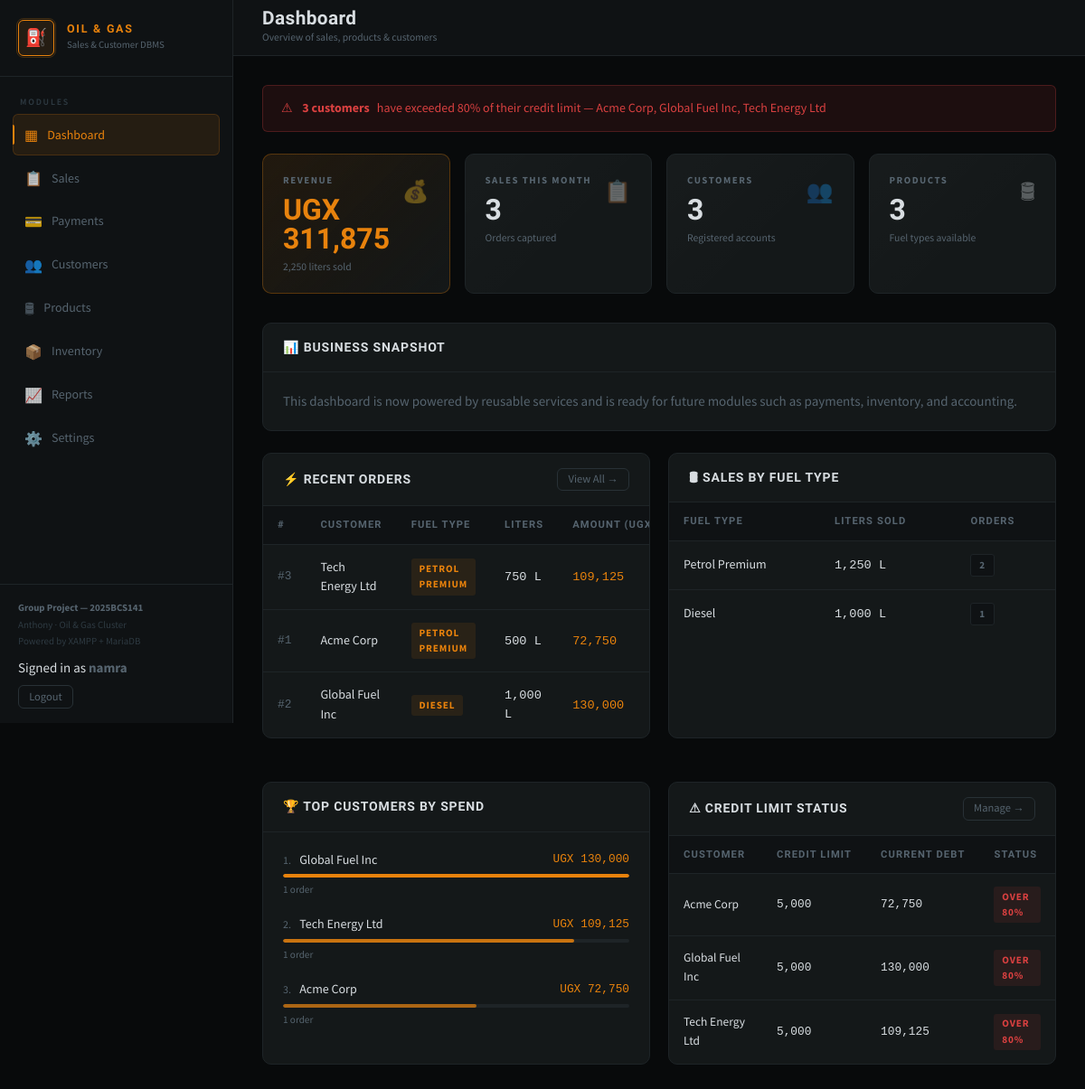
The page / (signed in) on the database its author committed.
### tables this page shows
CREATE TABLE SalesOrders (
    OrderID INTEGER PRIMARY KEY AUTOINCREMENT,
    CustomerID INTEGER NOT NULL,
    ProductID INTEGER NOT NULL,
    OrderDate TIMESTAMP DEFAULT CURRENT_TIMESTAMP,
    QuantityLiters DECIMAL(15, 2) NOT NULL,
    FOREIGN KEY (CustomerID) REFERENCES Customers(CustomerID),
    FOREIGN KEY (ProductID) REFERENCES Products(ProductID)
);

CREATE TABLE Customers (
    CustomerID INTEGER PRIMARY KEY AUTOINCREMENT,
    CustomerName VARCHAR(100) NOT NULL,
    Email VARCHAR(100),
    Phone VARCHAR(20),
    Address VARCHAR(255),
    CreatedAt TIMESTAMP DEFAULT CURRENT_TIMESTAMP
, CreditLimit DECIMAL(10, 2) DEFAULT 5000);

CREATE TABLE Products (
    ProductID INTEGER PRIMARY KEY AUTOINCREMENT,
    FuelType VARCHAR(50) NOT NULL,
    UnitPrice DECIMAL(10, 2) NOT NULL,
    Description VARCHAR(255),
    CreatedAt TIMESTAMP DEFAULT CURRENT_TIMESTAMP
);

### services/AuthService.php (called while the page is built, shortened)
<?php
class AuthService
{
    public static function isLoggedIn(): bool
    {
        return !empty($_SESSION['employer_logged_in']);
    }
}

### auth.php (called while the page is built, shortened)
<?php
require_once __DIR__ . '/services/AuthService.php';
function is_logged_in(): bool {
    return AuthService::isLoggedIn();
}

### services/DashboardService.php (called while the page is built, shortened)
<?php
class DashboardService
{
    private PDO $pdo;
    public function __construct(PDO $pdo)
    {
        $this->pdo = $pdo;
    }
    public function getDashboardStats(): array
    {
        $totalCustomers = (int) $this->pdo->query('SELECT COUNT(*) FROM Customers')->fetchColumn();
        $totalProducts = (int) $this->pdo->query('SELECT COUNT(*) FROM Products')->fetchColumn();
        $totalOrders = (int) $this->pdo->query('SELECT COUNT(*) FROM SalesOrders')->fetchColumn();
        $totalRevenue = (float) $this->pdo->query(
            'SELECT COALESCE(SUM(O.QuantityLiters * P.UnitPrice), 0) FROM SalesOrders O JOIN Products P ON O.ProductID = P.ProductID'
        )->fetchColumn();
        $totalLiters = (float) $this->pdo->query('SELECT COALESCE(SUM(QuantityLiters), 0) FROM SalesOrders')->fetchColumn();
        return [
            'customers' => $totalCustomers,
            'products' => $totalProducts,
            'orders' => $totalOrders,
            'revenue' => $totalRevenue,
            'liters' => $totalLiters,
        ];
    }
    public function getRecentOrders(): array
    {
        $sql = "SELECT O.OrderID, O.OrderDate, ROUND(O.QuantityLiters, 0) AS QuantityLiters,
                C.CustomerName, P.FuelType,
                ROUND(O.QuantityLiters * P.UnitPrice, 2) AS TotalAmount
                FROM SalesOrders O
                JOIN Customers C ON O.CustomerID = C.CustomerID
                JOIN Products P ON O.ProductID = P.ProductID
                ORDER BY O.OrderDate DESC LIMIT 5";
        return $this->pdo->query($sql)->fetchAll();
    }
    public function getTopCustomers(): array
    {
        $sql = "SELECT C.CustomerName,
                ROUND(SUM(O.QuantityLiters * P.UnitPrice), 2) AS Total_Spent,
                COUNT(O.OrderID) AS Orders
                FROM SalesOrders O
                JOIN Customers C ON O.CustomerID = C.CustomerID
                JOIN Products P ON O.ProductID = P.ProductID
                GROUP BY C.CustomerID, C.CustomerName
                ORDER BY Total_Spent DESC LIMIT 5";
        return $this->pdo->query($sql)->fetchAll();
    }
    public function getFuelSales(): array
    {
        $sql = "SELECT P.FuelType,
                ROUND(SUM(O.QuantityLiters), 0) AS Total_Liters_Sold,
                COUNT(O.OrderID) AS Number_of_Orders
                FROM SalesOrders O JOIN Products P ON O.ProductID = P.ProductID
                GROUP BY P.FuelType ORDER BY Total_Liters_Sold DESC";
        return $this->pdo->query($sql)->fetchAll();
    }
    public function getCreditAlertCustomers(): array
    {
        $sql = "SELECT CustomerName, CreditLimit,
                (SELECT COALESCE(SUM(O.QuantityLiters * P.UnitPrice), 0)
                 FROM SalesOrders O
                 JOIN Products P ON O.ProductID = P.ProductID
                 WHERE O.CustomerID = Customers.CustomerID) AS Current_Debt
                FROM Customers
                WHERE (SELECT COALESCE(SUM(O.QuantityLiters * P.UnitPrice), 0)
                       FROM SalesOrders O
                       JOIN Products P ON O.ProductID = P.ProductID
                       WHERE O.CustomerID = Customers.CustomerID) > (0.8 * CreditLimit)";
        return $this->pdo->query($sql)->fetchAll();
    }
}

### index.php (the view, shortened to what this page needs)
<?php
require_once 'auth.php';
$page = 'dashboard';
require_once 'services/DashboardService.php';
$db = Database::getInstance();
$pdo = $db->getPdo();
$dashboardService = new DashboardService($pdo);
$stats = $dashboardService->getDashboardStats();
$recent_orders = $dashboardService->getRecentOrders();
$top_customers = $dashboardService->getTopCustomers();
$fuel_sales = $dashboardService->getFuelSales();
$over_limit = $dashboardService->getCreditAlertCustomers();
$max_spend = count($top_customers) > 0 ? $top_customers[0]['Total_Spent'] : 1;
?>
<!DOCTYPE html>
<html lang="en">
<head>
  <link rel="stylesheet" href="assets/style.css">
</head>
<body>
<?php include 'sidebar.php'; ?>
<div class="main">
  <header class="topbar">
    <div class="topbar-left">
      <h1>Dashboard</h1>
      <p class="page-sub">Overview of sales, products &amp; customers</p>
    </div>
  </header>
  <div class="content">
    <?php if (count($over_limit) > 0): ?>
    <div class="alert alert-danger">
      ⚠&nbsp; <strong><?= count($over_limit) ?> customer<?= count($over_limit) > 1 ? 's' : '' ?></strong>
      <?= count($over_limit) > 1 ? 'have' : 'has' ?> exceeded 80% of their credit limit —
      <?= implode(', ', array_column($over_limit, 'CustomerName')) ?>
    </div>
    <?php endif; ?>
    <div class="stats-grid">
      <div class="stat-card highlight">
        <div>
          <div class="stat-label">Revenue</div>
          <div class="stat-value">UGX <?= number_format($stats['revenue'], 0) ?></div>
          <div class="stat-sub"><?= number_format($stats['liters'], 0) ?> liters sold</div>
        </div>
        <div class="stat-icon">💰</div>
      </div>
      <div class="stat-card">
        <div>
          <div class="stat-label">Sales This Month</div>
          <div class="stat-value"><?= $stats['orders'] ?></div>
          <div class="stat-sub">Orders captured</div>
        </div>
        <div class="stat-icon">📋</div>
      </div>
      <div class="stat-card">
        <div>
          <div class="stat-label">Customers</div>
          <div class="stat-value"><?= $stats['customers'] ?></div>
          <div class="stat-sub">Registered accounts</div>
        </div>
        <div class="stat-icon">👥</div>
      </div>
      <div class="stat-card">
        <div>
          <div class="stat-label">Products</div>
          <div class="stat-value"><?= $stats['products'] ?></div>
          <div class="stat-sub">Fuel types available</div>
        </div>
        <div class="stat-icon">🛢</div>
      </div>
    </div>
    <div class="panel">
      <div class="panel-header">
        <span class="panel-title">📊 Business Snapshot</span>
      </div>
      <div class="panel-body">
        <p style="color:var(--text-muted)">This dashboard is now powered by reusable services and is ready for future modules such as payments, inventory, and accounting.</p>
      </div>
    </div>
    <div class="grid-2">
      <div class="panel">
        <div class="panel-header">
          <span class="panel-title">⚡ Recent Orders</span>
          <a href="sales.php" class="btn btn-ghost btn-sm">View All →</a>
        </div>
        <div class="table-wrap">
          <table>
            <thead>
              <tr>
                <th>#</th>
                <th>Customer</th>
                <th>Fuel Type</th>
                <th>Liters</th>
                <th>Amount (UGX)</th>
              </tr>
            </thead>
            <tbody>
              <?php if (empty($recent_orders)): ?>
              <tr><td colspan="5">
                <div class="empty-state"><div class="empty-icon">📭</div><p>No orders yet</p></div>
              </td></tr>
              <?php else: foreach ($recent_orders as $o): ?>
              <tr>
                <td class="td-id">#<?= $o['OrderID'] ?></td>
                <td class="td-primary"><?= htmlspecialchars($o['CustomerName']) ?></td>
                <td><span class="badge badge-accent"><?= htmlspecialchars($o['FuelType']) ?></span></td>
                <td class="td-mono"><?= number_format($o['QuantityLiters'], 0) ?> L</td>
                <td class="td-mono" style="color:var(--accent)"><?= number_format($o['TotalAmount'], 0) ?></td>
              </tr>
              <?php endforeach; endif; ?>
            </tbody>
          </table>
        </div>
      </div>
      <div class="panel">
        <div class="panel-header">
          <span class="panel-title">🛢 Sales by Fuel Type</span>
        </div>
        <div class="table-wrap">
          <table>
            <thead>
              <tr>
                <th>Fuel Type</th>
                <th>Liters Sold</th>
                <th>Orders</th>
              </tr>
            </thead>
            <tbody>
              <?php if (empty($fuel_sales)): ?>
              <tr><td colspan="3"><div class="empty-state"><div class="empty-icon">📊</div><p>No data</p></div></td></tr>
              <?php else: foreach ($fuel_sales as $f): ?>
              <tr>
                <td class="td-primary"><?= htmlspecialchars($f['FuelType']) ?></td>
                <td class="td-mono"><?= number_format($f['Total_Liters_Sold'], 0) ?> L</td>
                <td><span class="badge badge-muted"><?= $f['Number_of_Orders'] ?></span></td>
              </tr>
              <?php endforeach; endif; ?>
            </tbody>
          </table>
        </div>
      </div>
    </div>
    <div class="grid-2">
      <div class="panel">
        <div class="panel-header">
          <span class="panel-title">🏆 Top Customers by Spend</span>
        </div>
        <div class="panel-body">
          <?php if (empty($top_customers)): ?>
          <div class="empty-state"><div class="empty-icon">👥</div><p>No customer data</p></div>
          <?php else: foreach ($top_customers as $i => $c):
            $pct = $max_spend > 0 ? ($c['Total_Spent'] / $max_spend * 100) : 0;
          ?>
          <div style="margin-bottom:1.125rem">
            <div style="display:flex;justify-content:space-between;align-items:center;margin-bottom:5px">
              <span style="font-size:.875rem;font-weight:500">
                <span style="color:var(--text-muted);font-size:.75rem;margin-right:.4rem"><?= $i+1 ?>.</span>
                <?= htmlspecialchars($c['CustomerName']) ?>
              </span>
              <span style="font-family:'Courier New',monospace;font-size:.8rem;color:var(--accent)">
                UGX <?= number_format($c['Total_Spent'], 0) ?>
              </span>
            </div>
            <div class="credit-bar-track">
              <div class="credit-bar-fill"
                   style="width:<?= round($pct) ?>%;background:var(--accent);opacity:<?= 1 - ($i * 0.15) ?>">
              </div>
            </div>
            <span class="credit-pct"><?= $c['Orders'] ?> order<?= $c['Orders'] != 1 ? 's' : '' ?></span>
          </div>
          <?php endforeach; endif; ?>
        </div>
      </div>
      <div class="panel">
        <div class="panel-header">
          <span class="panel-title">⚠ Credit Limit Status</span>
          <a href="customers.php" class="btn btn-ghost btn-sm">Manage →</a>
        </div>
        <div class="table-wrap">
          <table>
            <thead>
              <tr>
                <th>Customer</th>
                <th>Credit Limit</th>
                <th>Current Debt</th>
                <th>Status</th>
              </tr>
            </thead>
            <tbody>
              <?php
              $all_credit = $pdo->query(
                  "SELECT CustomerName, CreditLimit,
                          (SELECT COALESCE(SUM(O.QuantityLiters * P.UnitPrice),0)
                           FROM SalesOrders O
                           JOIN Products P ON O.ProductID = P.ProductID
                           WHERE O.CustomerID = Customers.CustomerID) AS Current_Debt
                   FROM Customers"
              )->fetchAll();
              if (empty($all_credit)):
              ?>
              <tr><td colspan="4"><div class="empty-state"><p>No customers</p></div></td></tr>
              <?php else: foreach ($all_credit as $c):
                $ratio = $c['CreditLimit'] > 0 ? ($c['Current_Debt'] / $c['CreditLimit']) : 0;
                if ($ratio > 0.8) { $badge = 'badge-danger'; $label = 'Over 80%'; }
                elseif ($ratio > 0.5) { $badge = 'badge-warning'; $label = 'Moderate'; }
                else { $badge = 'badge-success'; $label = 'Good'; }
              ?>
              <tr>
                <td class="td-primary" style="font-size:.84rem"><?= htmlspecialchars($c['CustomerName']) ?></td>
                <td class="td-mono" style="font-size:.8rem"><?= number_format($c['CreditLimit'], 0) ?></td>
                <td class="td-mono" style="font-size:.8rem"><?= number_format($c['Current_Debt'], 0) ?></td>
                <td><span class="badge <?= $badge ?>"><?= $label ?></span></td>
              </tr>
              <?php endforeach; endif; ?>
            </tbody>
          </table>
        </div>
      </div>
    </div>
  </div>
</div>
</body>
</html>

### sidebar.php
<?php
$page = $page ?? '';
require_once 'auth.php';
?>
<aside class="sidebar">
  <div class="sidebar-scroll">
    <div class="sidebar-logo">
      <div class="logo-badge">⛽</div>
      <div class="logo-text">
        <span class="logo-name">Oil &amp; Gas</span>
        <span class="logo-sub">Sales &amp; Customer DBMS</span>
      </div>
    </div>
    <?php include 'includes/navigation.php'; ?>
    <div class="sidebar-footer">
      <p><strong>Group Project — 2025BCS141</strong><br>
         Anthony · Oil &amp; Gas Cluster<br>
         Powered by XAMPP + MariaDB</p>
      <?php if (is_logged_in()): ?>
        <div style="margin-top:.5rem">Signed in as <strong><?= htmlspecialchars($_SESSION['employer_username'] ?? 'Employer') ?></strong></div>
        <div style="margin-top:.5rem"><a href="logout.php" class="btn btn-ghost btn-sm">Logout</a></div>
      <?php else: ?>
        <div style="margin-top:.5rem"><a href="login.php" class="btn btn-ghost btn-sm">Employer Login</a></div>
      <?php endif; ?>
    </div>
  </div>
</aside>

### includes/navigation.php (shortened to what this page needs)
<?php
require_once dirname(__DIR__) . '/auth.php';
$modules = [
    ['label' => 'Dashboard', 'page' => 'dashboard', 'url' => 'index.php', 'icon' => '▦'],
    ['label' => 'Sales', 'page' => 'sales', 'url' => 'sales.php', 'icon' => '📋'],
    ['label' => 'Payments', 'page' => 'payments', 'url' => 'payments.php', 'icon' => '💳'],
    ['label' => 'Customers', 'page' => 'customers', 'url' => 'customers.php', 'icon' => '👥'],
    ['label' => 'Products', 'page' => 'products', 'url' => 'products.php', 'icon' => '🛢'],
    ['label' => 'Inventory', 'page' => 'inventory', 'url' => 'inventory.php', 'icon' => '📦'],
    ['label' => 'Reports', 'page' => 'reports', 'url' => 'reports.php', 'icon' => '📈'],
];
$modules[] = ['label' => 'Settings', 'page' => 'settings', 'url' => 'settings.php', 'icon' => '⚙️'];
?>
<div class="sidebar-section">
  <span class="sidebar-label">Modules</span>
  <?php foreach ($modules as $module): ?>
    <?php $active = ($page ?? '') === $module['page']; ?>
    <a href="<?= htmlspecialchars($module['url']) ?>" class="nav-item <?= $active ? 'active' : '' ?>">
      <span class="nav-icon"><?= htmlspecialchars($module['icon']) ?></span> <?= htmlspecialchars($module['label']) ?>
    </a>
  <?php endforeach; ?>
</div>

### rows shown on the page
salesorders: OrderID "3", CustomerID.CustomerName "Tech Energy Ltd", ProductID.FuelType "PETROL PREMIUM", QuantityLiters "750", TotalAmount "109,125"
salesorders: OrderID "1", CustomerID.CustomerName "Acme Corp", ProductID.FuelType "PETROL PREMIUM", QuantityLiters "500", TotalAmount "72,750"
salesorders: OrderID "2", CustomerID.CustomerName "Global Fuel Inc", ProductID.FuelType "DIESEL", QuantityLiters "1,000", TotalAmount "130,000"

### other values the page prints
$module['icon'] "▦"
$module['label'] "Dashboard"
$module['icon'] "📋"
$module['label'] "Sales"
$module['icon'] "💳"
$module['label'] "Payments"
$module['icon'] "👥"
$module['label'] "Customers"
$module['icon'] "🛢"
$module['label'] "Products"
$module['icon'] "📦"
$module['label'] "Inventory"
$module['icon'] "📈"
$module['label'] "Reports"
$module['icon'] "⚙️"
